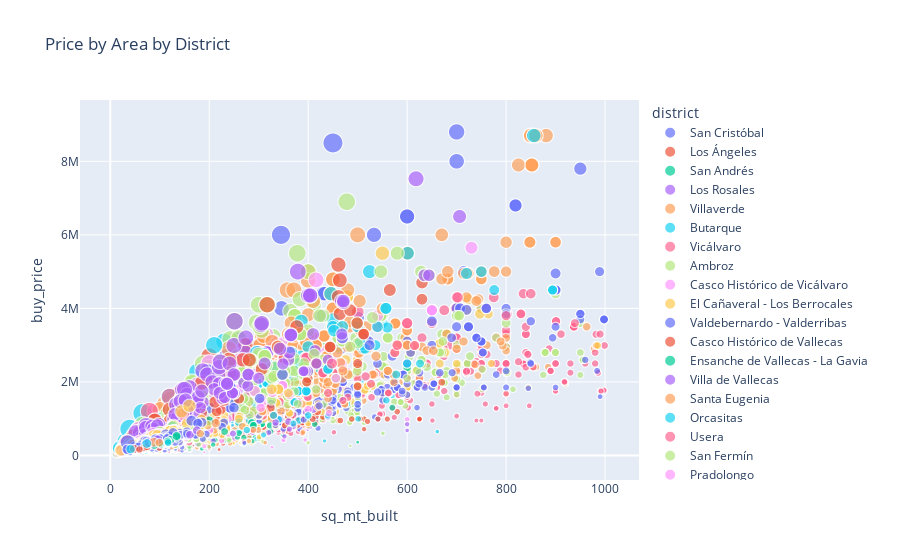

Notebook code for this chart:
### Code cell
px.scatter(data_frame=df,x='sq_mt_built',y='buy_price',color='district',size='buy_price_by_area',title='Price by Area by District')
